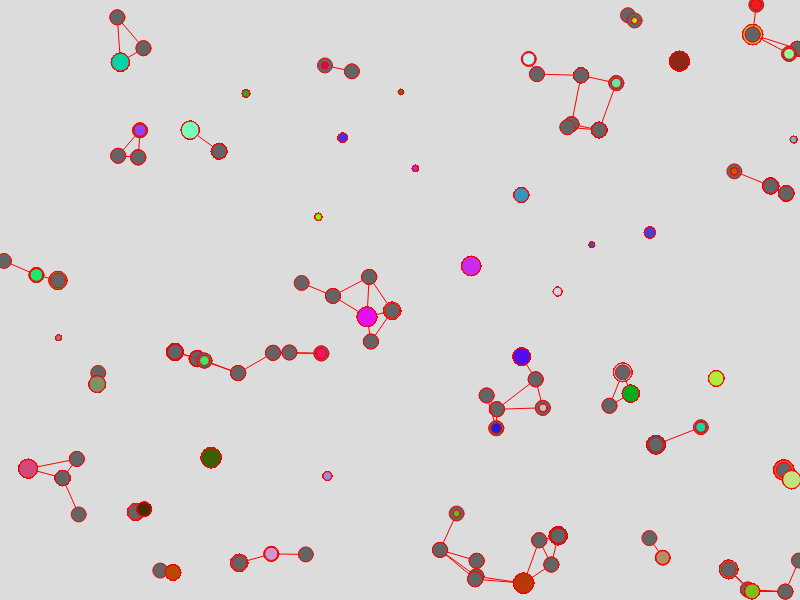
Frame 1 (no input)
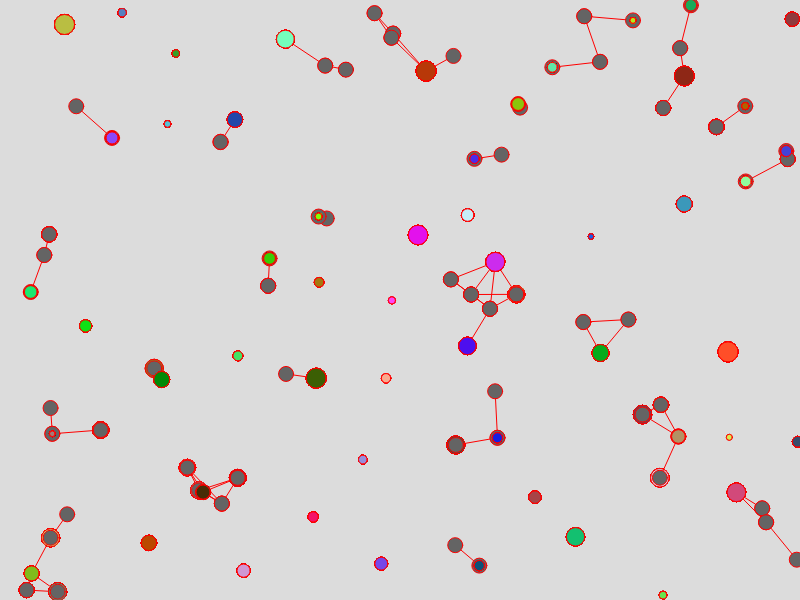
Frame 60 (no input)
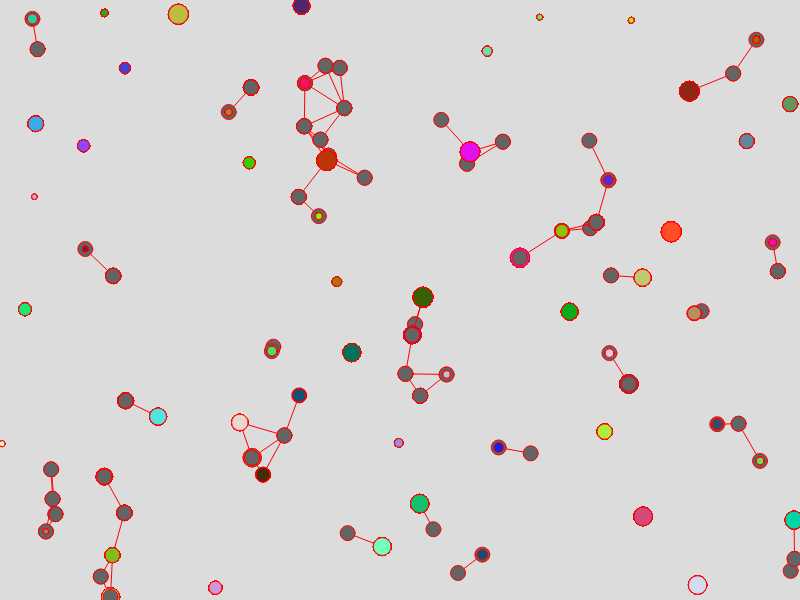
Frame 120 (the mouse pressed at the canvas centre since frame 60)

The p5.js sketch that drew these frames (run headless with seeded random() and noise() and a simulated clock; from frame 60 on, the mouse is pressed at the canvas centre):

// p5.js sketch
// ── sketch.js
let particles = [];
let densitySlider;
let equalityButton;
let equalityState = false;

function setup() {
  createCanvas(800, 600);
  densitySlider = createSlider(0, 200, 100);
  densitySlider.position(10, height + 30);
  
  // Adjust the number of particles for initial density
  for (let i = 0; i < densitySlider.value(); i++) {
    particles.push(new Particle());
  }
}

function draw() {
  background(220);
  adjustDensity(densitySlider.value());
  
  for (let i = 0; i < particles.length; i++) {
    for (let j = i + 1; j < particles.length; j++) {
      particles[i].interact(particles[j]);
    }
    particles[i].move();
    particles[i].display();
  }
}

function adjustDensity(density) {
  let difference = density - particles.length;
  if (difference > 0) {
    for (let i = 0; i < difference; i++) {
      particles.push(new Particle());
    }
  } else if (difference < 0) {
    particles.splice(0, -difference);
  }
}

class Particle {
  constructor() {
    this.position = createVector(random(width), random(height));
    this.velocity = p5.Vector.random2D();
    this.velocity.mult(random(3));
    this.size = random(5, 20);
    this.color = color(random(255), random(255), random(255));
  }
  
  move() {
    this.position.add(this.velocity);
    this.position.x = (this.position.x + width) % width;
    this.position.y = (this.position.y + height) % height;
  }
  
  display() {
  }
  
  interact(other) {
    let d = dist(this.position.x, this.position.y, other.position.x, other.position.y);
    if (d < 50) {
        // When equalityState is true, draw both particles with uniform size and color
        stroke(255, 0, 0);
        line(this.position.x, this.position.y, other.position.x, other.position.y);
        fill(100); // Uniform gray color
        ellipse(this.position.x, this.position.y, 15, 15); // Uniform size for this particle
        fill(100);
        ellipse(other.position.x, other.position.y, 15, 15); // Uniform size for the other particle
      } else {
        // When equalityState is false, draw individual features
        stroke(255, 0, 0);
        fill(this.color);
        // ellipse(this.position.x, this.position.y, this.size, this.size); // Individual features for this particle
        fill(other.color);
        ellipse(other.position.x, other.position.y, other.size, other.size); // Individual features for the other particle
      }
    }
  
}
